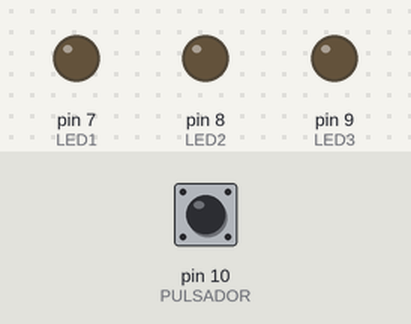
This sketch was run on a simulated Arduino Uno, built with avr-gcc and run on an emulated ATmega328P. Shown: output pins drawn as LEDs (lit = HIGH). Dashed ring = blinking. The inputs (shaded band) are chosen by the test bench; at power-on: pin 10 (PULSADOR) LOW.

Above: at 1.2 s.
1.3 s: pin 10 (PULSADOR) pulled HIGH for 0.15 s
At 1.45 s:
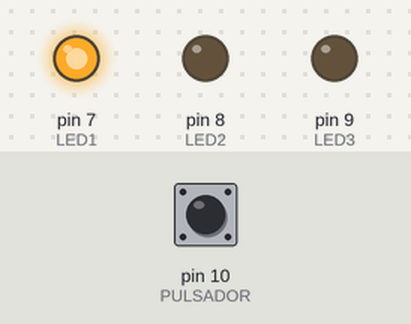
At 2.35 s:
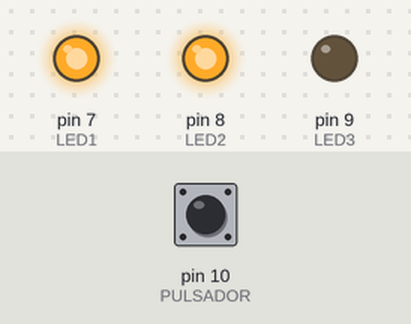
4.3 s: pin 10 (PULSADOR) pulled HIGH for 3.2 s
At 5.05 s:
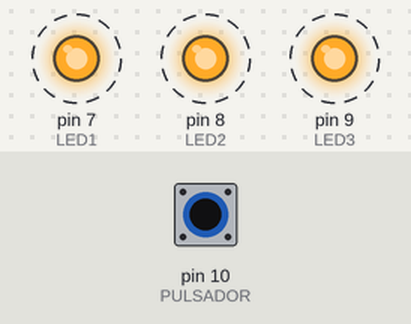
Timing chart, 0 to 9.2 s (numbered marks = the images above; inputs shaded):
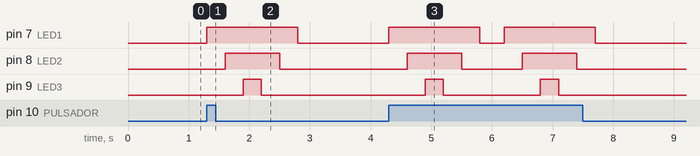

Measured:
- after the input at 1.3 s, pin 7 (LED1): LOW → HIGH at once, → LOW 1.5 s later; pin 8 (LED2): LOW → HIGH after 0.30 s, → LOW 0.90 s later; pin 9 (LED3): LOW → HIGH after 0.60 s, → LOW 0.30 s later
- after the input at 4.3 s, pin 7 (LED1): alternates HIGH for 1.5 s and LOW for 0.40 s, 4 changes in all, then stays LOW, starting at once; pin 8 (LED2): alternates HIGH for 0.90 s and LOW for 1.0 s, 4 changes in all, then stays LOW, starting after 0.30 s

The sketch:

05_leds_intermitentes.ino
```cpp
#define LED1 7
#define LED2 8
#define LED3 9
#define PULSADOR 10

const int tiempo = 300;
bool state_pul;

void setup() {
  pinMode(LED1, OUTPUT);
  pinMode(LED2, OUTPUT);
  pinMode(LED3, OUTPUT);
  pinMode(PULSADOR, INPUT);
}

void loop() {

  state_pul = digitalRead(PULSADOR);

  if (state_pul == HIGH){
    digitalWrite(LED1, HIGH);
    delay(tiempo);
    digitalWrite(LED2, HIGH);
    delay(tiempo);
    digitalWrite(LED3, HIGH);
    delay(tiempo);
    digitalWrite(LED3, LOW);
    delay(tiempo);
    digitalWrite(LED2, LOW);
    delay(tiempo);
    digitalWrite(LED1, LOW);
    delay(tiempo);
  }

  delay(100);
}
```
